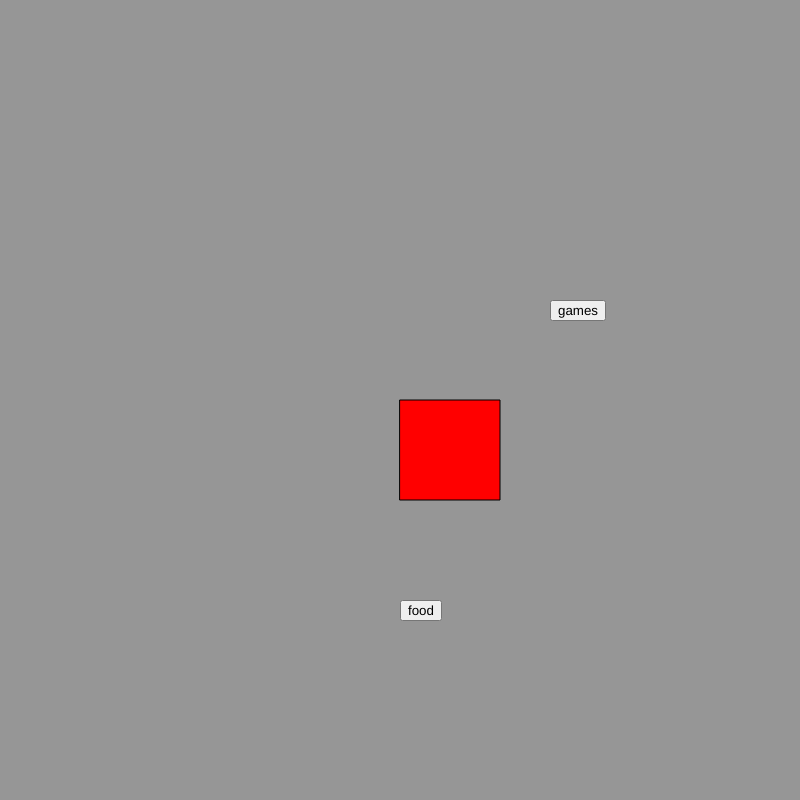
Frame 1 (no input)
Frame 60 (no input): identical to frame 1, image omitted
Frame 120 (the mouse pressed at the canvas centre since frame 60): identical to frame 1, image omitted

The p5.js sketch that drew this single still picture (run headless with seeded random() and noise() and a simulated clock; from frame 60 on, the mouse is pressed at the canvas centre):

// p5.js sketch
// ── sketch.js
let hunger = 50
let energy = 100
let happyiness = 50
let health = 100




function setup() {
  createCanvas(800, 800);
  let Food = createButton("food")
  let Sleep = createButton("bed")
  let Activities = createButton("games")
  let Health = createButton("medicine")
  Food.position(400, 600);
  Sleep.position(1000, 400);
  Activities.position(550, 300);
  Health.position(950, 700);

}

function draw() {
  background(150);
  fill("red")
  rect(400,400,100,100)
}
